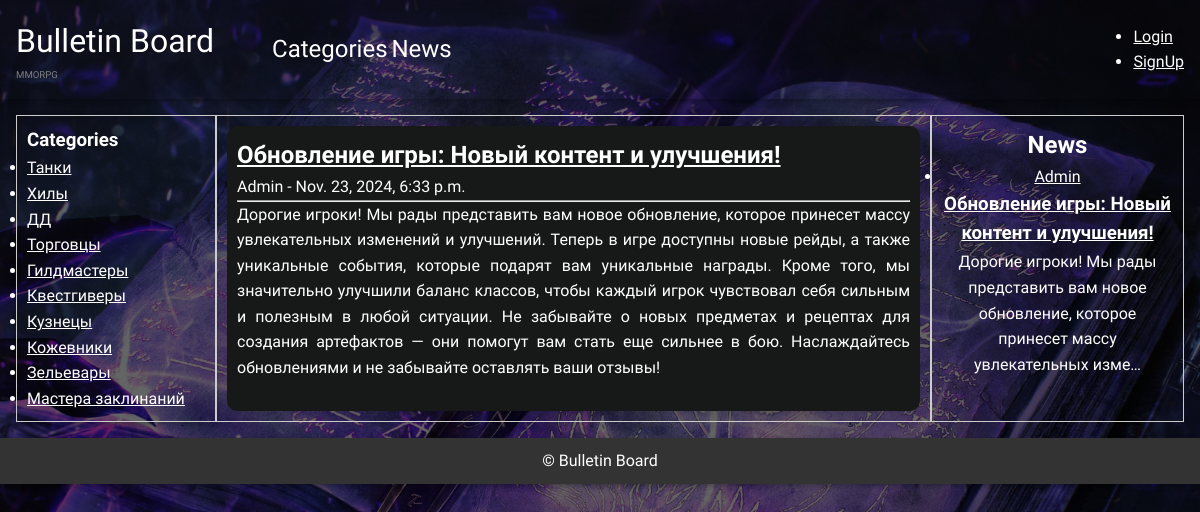
The page /post/detail/1/obnovlenie-igry-novyi-kontent-i-uluchsheniia-1732387051/ on the database its author committed.
### board/models.py (models this page shows, shortened)
class Category(models.Model):
    class Meta:
        verbose_name = 'Category'
        verbose_name_plural = 'Categories'
    name = models.CharField(max_length=150)
    slug = models.SlugField(
        max_length=255, unique=True, db_index=True, verbose_name="URL",
        blank=True)
    descriptions = models.TextField(blank=True)
    image = models.ImageField(
        upload_to='categories/images/', null=True, blank=True)

class Post(models.Model):
    author = models.ForeignKey(User, on_delete=models.CASCADE)
    title = models.CharField(max_length=150, blank=False)
    text = models.TextField()
    created_date = models.DateTimeField(auto_now_add=True)
    image = models.ImageField(
        upload_to='posts/images/', null=True, blank=True)
    video = models.FileField(
        upload_to='posts/videos', null=True, blank=True)
    slug = models.SlugField(
        max_length=255, unique=True, db_index=True, verbose_name="URL",
        blank=True)

### board/views.py (the view)
class PostDetailView(View):
    def get_context_data(self, request, pk, slug):
        posts = Post.objects.all()
        categories = Category.objects.all()
        post = Post.objects.get(pk=pk, slug=slug)
        return {
            'categories': categories,
            'post': post,
            'posts': posts,
        }
    def get(self, request, pk, slug):
        context = self.get_context_data(request, pk, slug)
        return render(request, 'posts/post_detail.html', context)

### templates/posts/post_detail.html (shortened to what this page needs)
{% extends 'default.html' %}
{% load i18n %}
{% block side-left %}
    <section>
        <h1>{% trans 'Categories' %}</h1>
    </section>
    <section>
        <ul class="categories">
        {% for category in categories %}
            <li class="category">
                <a href="{% url 'BoardsInCategory' category.pk category.slug %}">{{category.name}}</a>
            </li>
        {% endfor %}
        </ul>
    </section>
{% endblock side-left %}
{% block content %}
    <article class="card_board_detail">
        <div>
        <div class="header_board">
            <h1 class="card_title_detail">
                <a href="{% url 'PostDetail' post.pk post.slug %}">{{post.title}}</a>
            </h1>
            <span class="card_author_detail">
                {{ post.author }} - {{ post.created_date }}
            </span>
            <hr>
        </div>
        <p class="title_description_detail">
            {{post.text}}
        </p>
    </article >
{% endblock content %}
{% block side-right %}
    <section>
        <h1>{% trans 'News' %}</h1>
    </section>
    <section class="posts">
        <ul>
        {% for post in posts %}
            <li>
                <a href="#">{{ post.author }}</a>
                <h3><a href="{% url 'PostDetail' post.pk post.slug %}">{{ post.title }}</a></h3>
                <p>{{ post.text|truncatechars:100 }}</p>
            </li>
        {% endfor %}
        </ul>
    </section>
{% endblock side-right %}

### static/css/styles.css (style rules this page uses)
* { margin: 0; padding: 0; box-sizing: border-box; color: #fff; }
body { height: 100%; font-family: "Philosopher", sans-serif; font-weight: 400; font-style: normal; line-height: 1.6; background: linear-gradient(rgba(0, 0, 0, 0.6), rgba(0, 0, 0, 0.6)), url('/media/images/background/book-dark-magic-kniga-magiia-tiomnaia-magiia-runy.jpg') center / cover no-repeat; background-color: #000; background-size: cover; background-attachment: fixed; }
.card_board_detail { display: flex; flex-direction: column; justify-content: flex-start; align-items: stretch; flex-wrap: nowrap; background-color: #171919; border-radius: 10px; box-shadow: 0 4px 8px rgba(0, 0, 0, 0.1); width: 100%; box-sizing: border-box; height: auto; padding: 10px; text-align: justify; }

### rows shown on the page
Category: name "Танки"
Category: name "Хилы"
Category: name "ДД"
Category: name "Торговцы"
Category: name "Гилдмастеры"
Category: name "Квестгиверы"
Category: name "Кузнецы"
Category: name "Кожевники"
Category: name "Зельевары"
Category: name "Мастера заклинаний"
Post: title "Обновление игры: Новый контент и улучшения!", author "Admin", created_date "Nov. 23, 2024, 6:33 p.m.", text "Дорогие игроки! Мы рады представить вам новое обновление, которое принесет массу увлекательных изменений и улучшений. Теперь в игре доступны новые рейды, а также уникальные события, которые подарят вам уникальные награды. Кроме того, мы значительно улучшили баланс классов, чтобы каждый игрок чувствовал себя сильным и полезным в любой ситуации. Не забывайте о новых предметах и рецептах для создания артефактов — они помогут вам стать еще сильнее в бою. Наслаждайтесь обновлениями и не забывайте оставлять ваши отзывы!", text "Дорогие игроки! Мы рады представить вам новое обновление, которое принесет массу увлекательных изме…"
